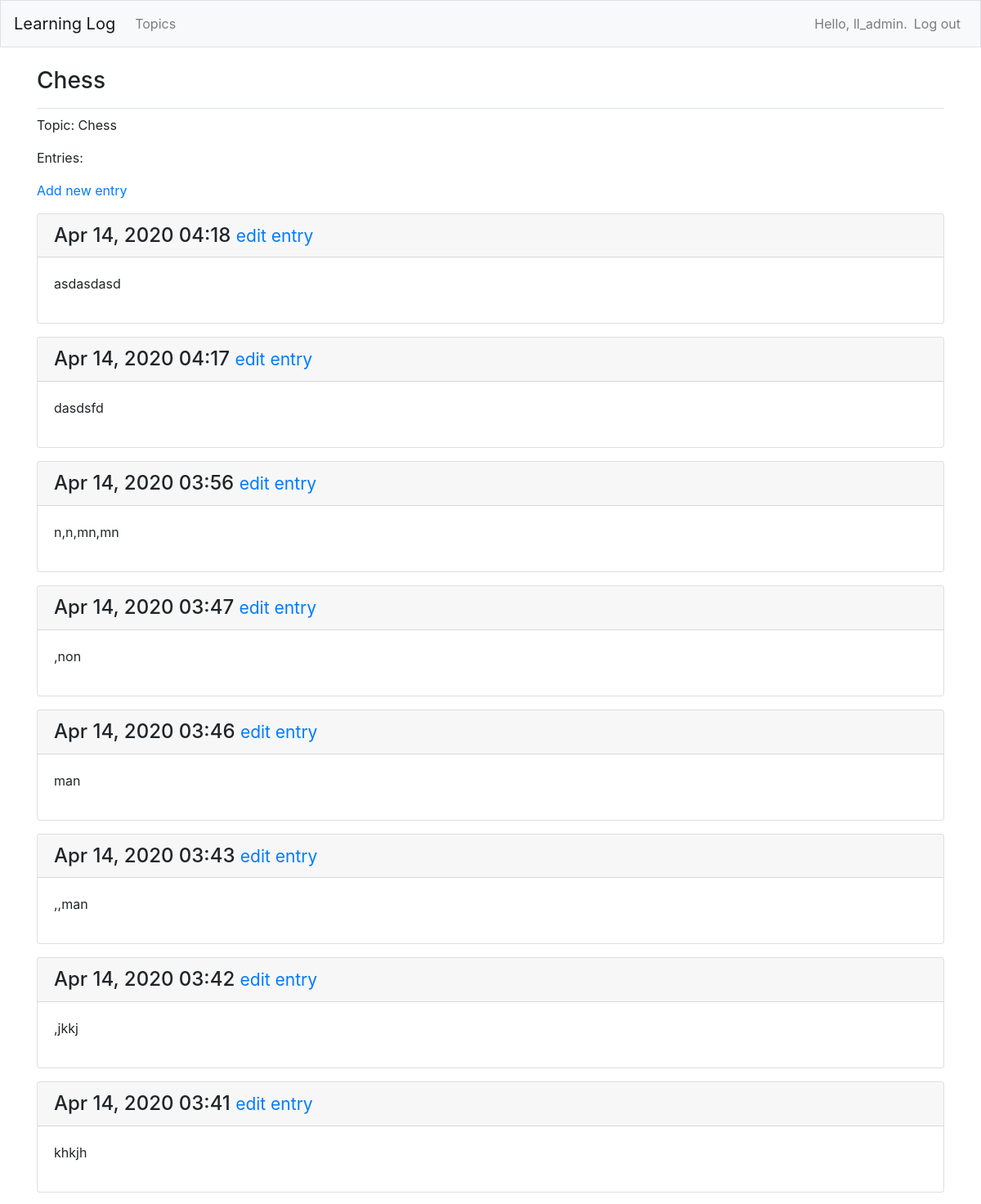
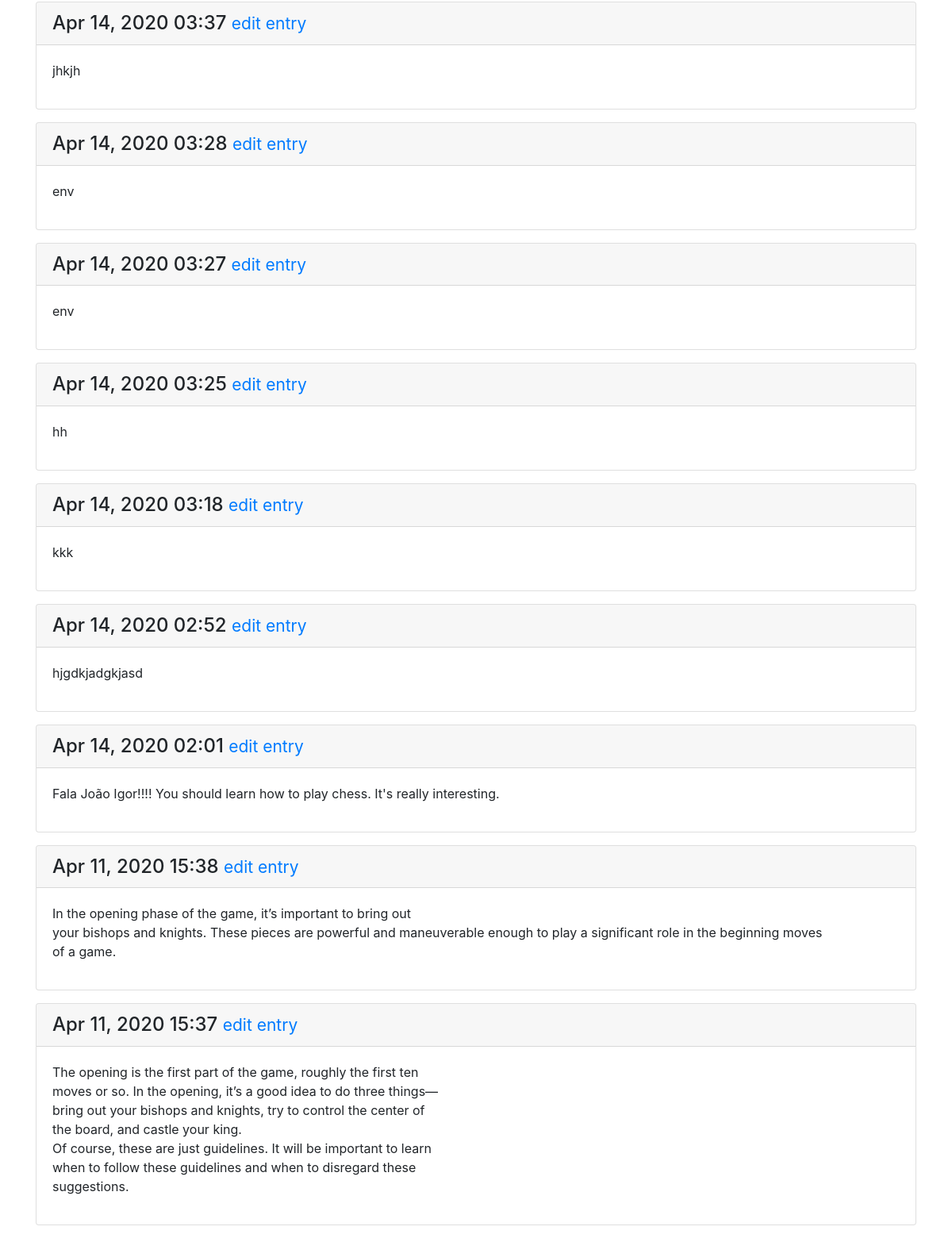
The page /topics/3/ (signed in) on the database its author committed (2 pictures, top to bottom).
### learning_logs/models.py (models this page shows, shortened)
class Topic(models.Model):
    text = models.CharField(max_length = 200)
    date_added = models.DateTimeField(auto_now_add = True)
    owner = models.ForeignKey(User, on_delete = models.CASCADE)
    def __str__(self):
        return self.text

class Entry(models.Model):
    topic = models.ForeignKey(Topic, on_delete = models.CASCADE)
    text = models.TextField()
    date_added = models.DateTimeField(auto_now_add = True)
    class Meta:
        verbose_name_plural = 'entries'

### learning_logs/views.py (the view)
# urls.py: path('topics/<int:topic_id>/', views.topic, name = 'topic'),
@login_required
def topic(request, topic_id):
    topic = Topic.objects.get(id = topic_id)
    if topic.owner != request.user:
        raise Http404
    entries = topic.entry_set.order_by('-date_added')
    context = {'topic': topic, 'entries': entries}
    return render(request, 'learning_logs/topic.html', context)

### learning_logs/templates/learning_logs/topic.html
{% extends 'learning_logs/base.html' %}
{% block page_header %}
  <h3>{{ topic }}</h3>
{% endblock page_header %}
{% block content %}
  <p>Topic: {{ topic }}</p>
  <p>Entries:</p>
  <p>
    <a href="{% url 'learning_logs:new_entry' topic.id %}">Add new entry</a>
  </p>
  {% for entry in entries %}
    <div class="card mb-3">
      <h4 class="card-header">
        {{ entry.date_added|date:'M d, Y H:i' }}
        <small><a href="{% url 'learning_logs:edit_entry' entry.id %}">
            edit entry</a></small>
      </h4>
      <div class="card-body">
        {{ entry.text|linebreaks }}
      </div>
    </div>
  {% empty %}
    <p>There are no entries for this topic yet.</p>
  {% endfor %}
{% endblock content %}

### learning_logs/templates/learning_logs/base.html (shortened to what this page needs)
{% load bootstrap4 %}
<!doctype html>
<html lang="en">
<head>
  {% bootstrap_css %}
</head>
<body>
  <nav class="navbar navbar-expand-md navbar-light bg-light mb-4 border">
    <a class="navbar-brand" href="{% url 'learning_logs:index'%}">
        Learning Log</a>
    <div class="collapse navbar-collapse" id="navbarCollapse">
      <ul class="navbar-nav mr-auto">
        <li class="nav-item">
          <a class="nav-link" href="{% url 'learning_logs:topics'%}">
            Topics</a></li>
      </ul>
      <ul class="navbar-nav ml-auto">
        {% if user.is_authenticated %}
          <li class="nav-item">
            <span class="navbar-text"}">Hello, {{ user.username }}.</span>
          </li>
          <li class="nav-item">
            <a class="nav-link" href="{% url 'users:logout' %}">Log out</a>
          </li>
        {% else %}
          <li class="nav-item">
            <a class="nav-link" href="{% url 'users:register' %}">Register</a>
          </li>
          <li class="nav-item">
            <a class="nav-link" href="{% url 'users:login' %}">Log in</a></li>
        {% endif %}
      </ul>
    </div>
  </nav>
  <main role="main" class="container">
    <div class="pb-2 mb-2 border-bottom">
      {% block page_header %}{% endblock page_header %}
    </div>
    <div>
      {% block content %}{% endblock content %}
    </div>
  </main>
</body>
</html>

### rows shown on the page
Topic: text "Chess"
Entry: date_added "Apr 14, 2020 04:18", text "asdasdasd"
Entry: date_added "Apr 14, 2020 04:17", text "dasdsfd"
Entry: date_added "Apr 14, 2020 03:56", text "n,n,mn,mn"
Entry: date_added "Apr 14, 2020 03:47", text ",non"
Entry: date_added "Apr 14, 2020 03:46", text "man"
Entry: date_added "Apr 14, 2020 03:43", text ",,man"
Entry: date_added "Apr 14, 2020 03:42", text ",jkkj"
Entry: date_added "Apr 14, 2020 03:41", text "khkjh"
Entry: date_added "Apr 14, 2020 03:37", text "jhkjh"
Entry: date_added "Apr 14, 2020 03:28", text "env"
Entry: date_added "Apr 14, 2020 03:27", text "env"
Entry: date_added "Apr 14, 2020 03:25", text "hh"
Entry: date_added "Apr 14, 2020 03:18", text "kkk"
Entry: date_added "Apr 14, 2020 02:52", text "hjgdkjadgkjasd"
Entry: date_added "Apr 14, 2020 02:01", text "Fala João Igor!!!! You should learn how to play chess. It's really interesting."
Entry: date_added "Apr 11, 2020 15:38", text "In the opening phase of the game, it’s important to bring out your bishops and knights. These pieces are powerful and maneuverable enough to play a significant role in the beginning moves of a game."
Entry: date_added "Apr 11, 2020 15:37", text "The opening is the first part of the game, roughly the first ten moves or so. In the opening, it’s a good idea to do three things— bring out your bishops and knights, try to control the center of the board, and castle your king. Of course, these are just guidelines. It will be important to learn when to follow these guidelines and when to disregard these suggestions."

### other values the page prints
{{ user.username }} "ll_admin"
